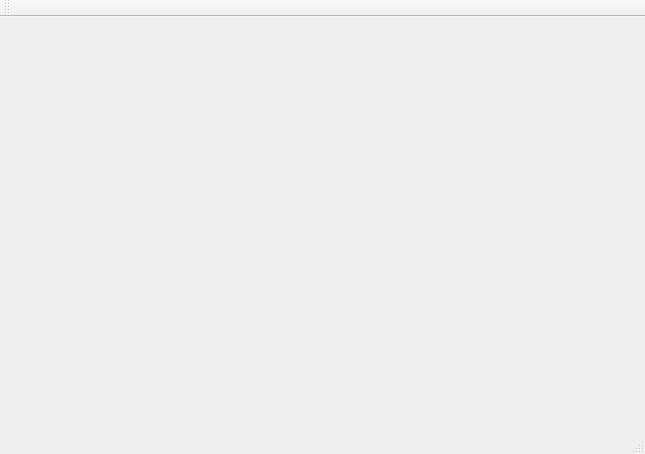
<?xml version="1.0" encoding="UTF-8"?>
<ui version="4.0">
 <class>MainWindow</class>
 <widget class="QMainWindow" name="MainWindow">
  <property name="geometry">
   <rect>
    <x>0</x>
    <y>0</y>
    <width>645</width>
    <height>454</height>
   </rect>
  </property>
  <property name="windowTitle">
   <string>MainWindow</string>
  </property>
  <widget class="QWidget" name="centralWidget"/>
  <widget class="QMenuBar" name="menuBar">
   <property name="geometry">
    <rect>
     <x>0</x>
     <y>0</y>
     <width>645</width>
     <height>25</height>
    </rect>
   </property>
  </widget>
  <widget class="QToolBar" name="mainToolBar">
   <attribute name="toolBarArea">
    <enum>TopToolBarArea</enum>
   </attribute>
   <attribute name="toolBarBreak">
    <bool>false</bool>
   </attribute>
  </widget>
  <widget class="QStatusBar" name="statusBar"/>
 </widget>
 <layoutdefault spacing="6" margin="11"/>
 <resources/>
 <connections/>
</ui>
